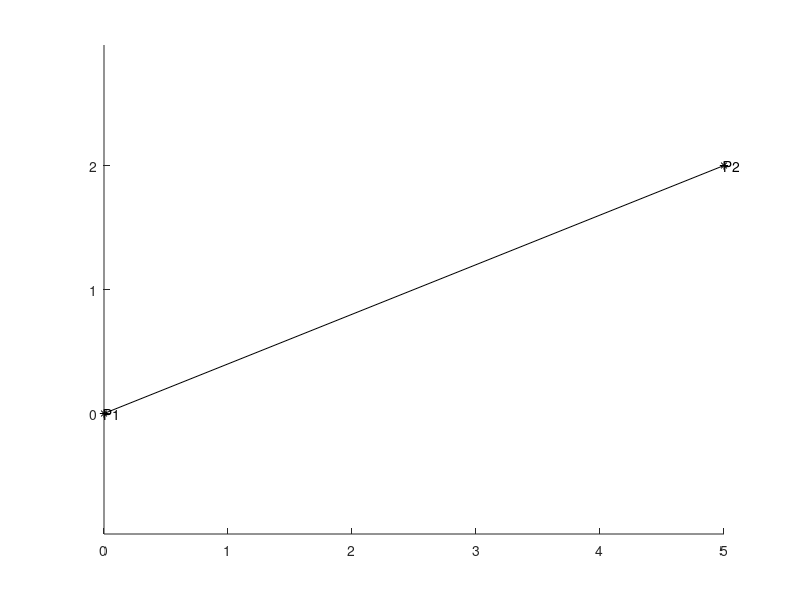

The MATLAB source for this figure: (Note: this script raises an error after producing the figure.)
 P1 = [0,0];
P2 = [5,2];
hold on;
plot([P1(1), P2(1)], [P1(2), P2(2)], 'k-*')
text(P1(1), P1(2), 'P1')
text(P2(1), P2(2), 'P2')
axis equal

pause;
% Obstacle 1
x1 = rand(40,1) + 3;
y1 = rand(40,1) + 1;
plot(x1,y1, '*r');

% Obstacle 2
x2 = rand(40,1)+1;
y2 = rand(40,1);
plot(x2,y2, '*g');

pause;
cla;
plot([P1(1), P2(1)], [P1(2), P2(2)], 'k-*')
text(P1(1), P1(2), 'P1')
text(P2(1), P2(2), 'P2')
k = convhull(x1,y1);
plot(x1(k), y1(k),'-*r')
k = convhull(x2,y2);
plot(x2(k), y2(k),'-*g')

pause;
cla;
plot([P1(1), P2(1)], [P1(2), P2(2)], 'k-*')
text(P1(1), P1(2), 'P1')
text(P2(1), P2(2), 'P2')

d = 0.2; % Radius

[x1, y1] = cs_obstacle(x1, y1, d);
plot(x1, y1, '-*r')

[x2, y2] = cs_obstacle(x2, y2, d);
plot(x2, y2, '-*g')

pause;
cla;
plot([P1(1), P2(1)], [P1(2), P2(2)], 'k-*')
text(P1(1), P1(2), 'P1')
text(P2(1), P2(2), 'P2')

plot(x1, y1, '-*r')
for ii = 1:length(x1)
    rectangle('Position',[x1(ii)-d,y1(ii)-d, 2 * d, 2 * d],'Curvature',[1 1])
end

plot(x2, y2, '-*g')
for ii = 1:length(x2)
    rectangle('Position',[x2(ii)-d,y2(ii)-d, 2 * d, 2 * d],'Curvature',[1 1])
end

pause;
%% Finds the first intersecting edge
XY = [x1(1:end-1)', y1(1:end-1)', x1(2:end)',  y1(2:end)'];
out = lineSegmentIntersect([P1(1),P1(2),P2(1),P2(2)],XY);
index = find(out.intAdjacencyMatrix > 0);
maxdist = 0;
maxind = 0;
for ii = index
    dist = ((P1(1) - x1(ii)).^2 + (P1(2) - y1(ii)).^2);
    if dist > maxdist
        maxind = ii;
        maxdist = dist;
    end
end
dir = [x1(maxind+1) - x1(maxind), y1(maxind+1) - y1(maxind)];
dir = 2*dir./norm(dir);
plot([x1(maxind), dir(1) + x1(maxind)], [y1(maxind), dir(2) + y1(maxind)], 'k--')
plot([x1(maxind), -dir(1) + x1(maxind)], [y1(maxind), -dir(2) + y1(maxind)], 'k--')
pause;
